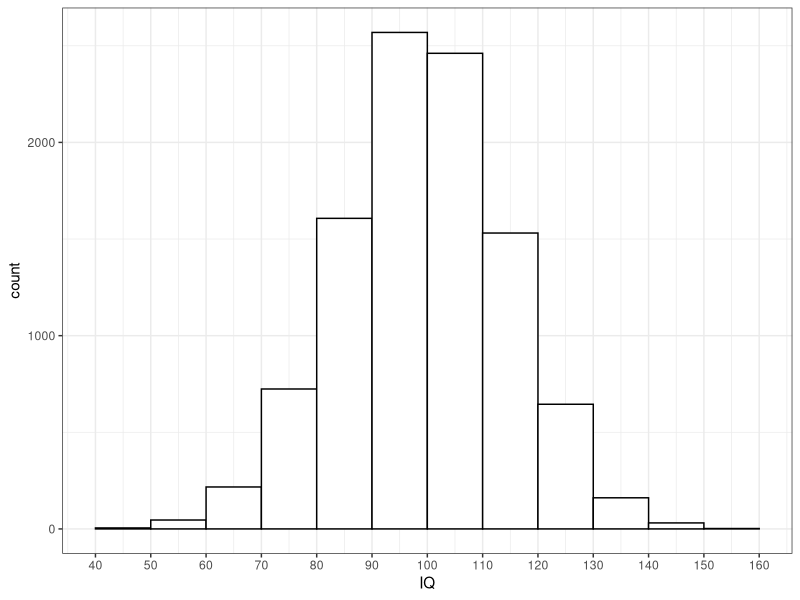
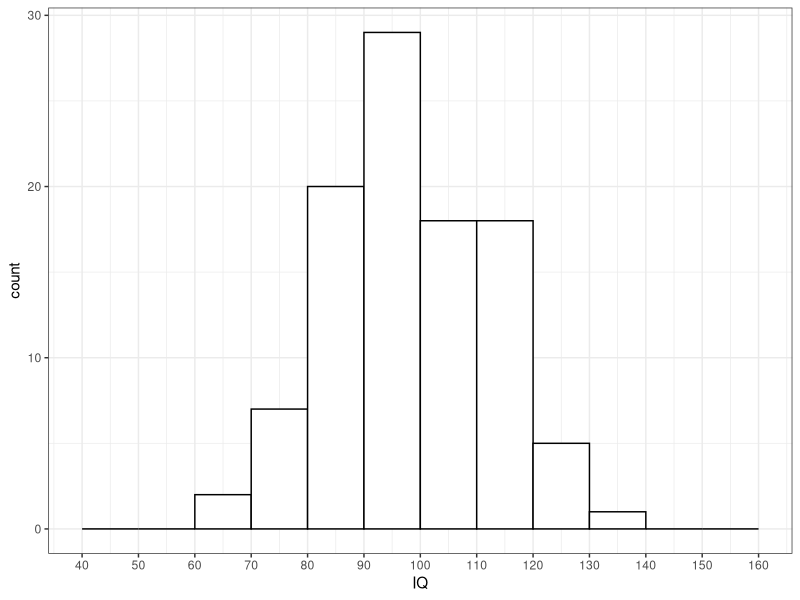
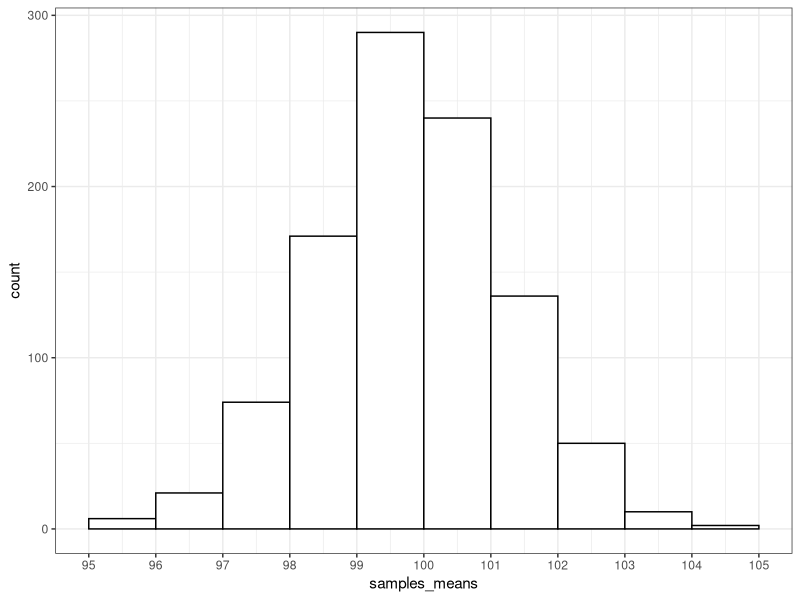
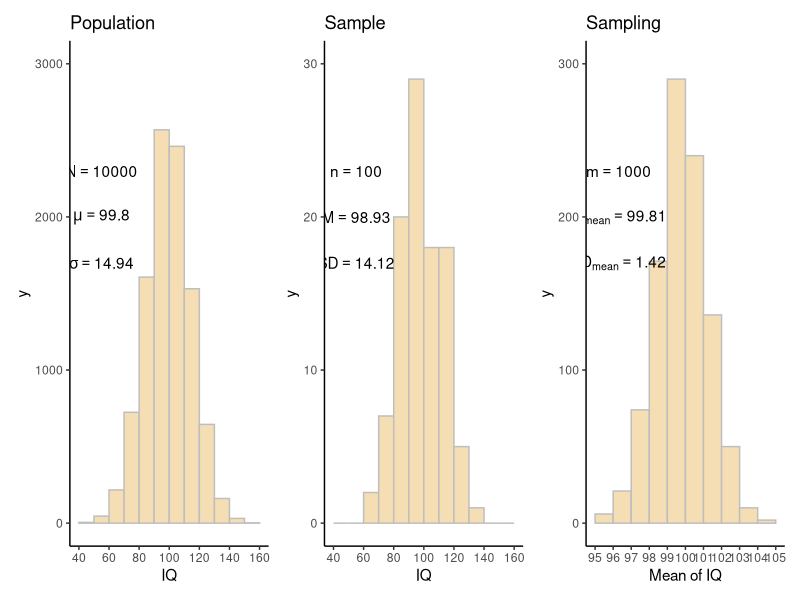
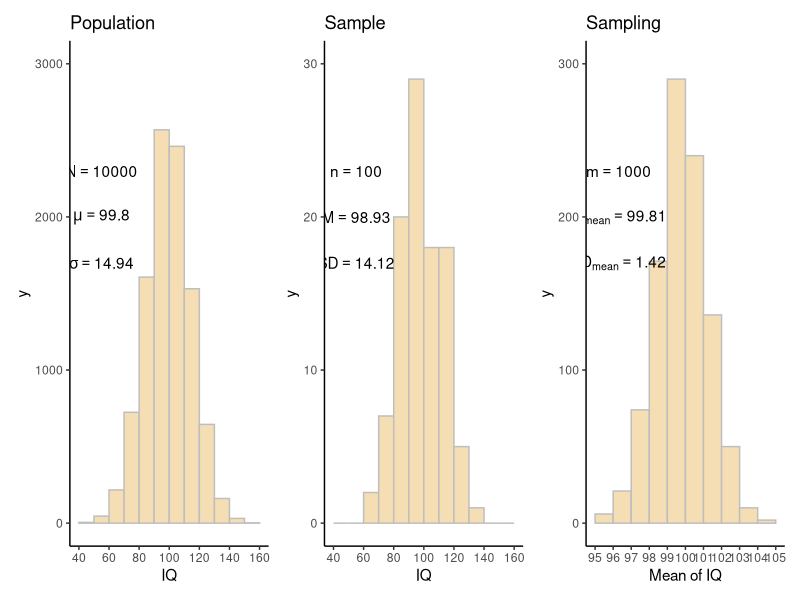

The R script that drew these images, in order:
## ---- chunk 1
# Population，总体
# 总体均值设置为100
mu <- 100
# 总体标准差设置为15
sigma <- 15
# 随机种子值设置为2026
set.seed(202605)
# 将ID与IQ存入数据表中
population10000 <- data.frame(
  # 生成10000个ID（被试编号）
  ID = seq(1:10000), 
  # 生成10000个均值为mu、标注差为delta的IQ分数
  IQ = round(rnorm(10000, mean = mu, sd = sigma), 0)
  )
# 查看数据表
# View(population10000)
# 查看数据表前6行
range(population10000$IQ)
head(population10000)
# 总体的实际均值
mean(population10000$IQ)
# 总体的实际标准差
sqrt(sum((population10000$IQ - mean(population10000$IQ))^2)/10000)
## ---- chunk 2
# 作总体的直方图
# 总体分布是10000个数据点的分布。
library(ggplot2)
ggplot(population10000, aes(x = IQ)) +
  geom_histogram(breaks = seq(40, 160, 10), 
                 fill = "white", 
                 color = "black") +
  scale_x_continuous(breaks = seq(40, 160, 10)) +
  coord_cartesian(xlim = c(40, 160)) +
  theme_bw()
## ---- chunk 3
# 从总体中随机抽取一个样本量为100的样本，抽取其ID
sample1ID <- sample(population10000$ID, 100)
# 根据ID选出sample1的数据
sample1 <- population10000[sample1ID, ]
## ---- chunk 4
# 查看样本
head(sample1)
## ---- chunk 5
# 取值范围
range(sample1$IQ)
# 计算sample1的IQ的均值
sample1_mean <- mean(sample1$IQ)
sample1_mean
# 计算sample1的IQ的标准差
sample1_sd <- sqrt(sum((sample1$IQ - sample1_mean)^2)/100)
sample1_sd
# sample1的无偏标准差(基于sample1估计总体的标准差)
sample1_sd_unbiased <- sqrt(sum((sample1$IQ - sample1_mean)^2)/(100 - 1))
sample1_sd_unbiased
# 使用`sd()`函数计算sample1的无偏标准差（总体标准差的估计值）
sd(sample1$IQ)
## ---- chunk 6
ggplot(sample1, aes(IQ)) +
  geom_histogram(breaks = seq(40, 160, 10),
                 fill = "white", 
                 color = "black") +
  scale_x_continuous(breaks = seq(40, 160, 10)) +
  coord_cartesian(xlim = c(40, 160)) +
  theme_bw()
## ---- chunk 7
# 从总数为10000的样本中累计抽取1000个样本量为100的样本，存入samples
samples <- list()
for (index in 1:1000) samples[[index]] <- population10000[sample.int(10000, 100), ]
# 查看samples
length(samples)
head(samples[[1]])
## ---- chunk 8
# 分别计算1000个样本的均值，一共得到1000个均值，存入samples_means
samples_means <- sapply(samples, function(x) mean(x$IQ))
head(samples_means)
range(samples_means)
head(samples_means)

# 1000个实际样本的均值的均值。
mean(samples_means)
# 1000个实际样本的均值的方差。
sum((samples_means-mean(samples_means))^2)/1000
# 1000个实际样本的均值的标准差。
sqrt(sum((samples_means-mean(samples_means))^2)/1000)
## ---- chunk 9
# 抽样分布。即，1000个样本的均值的分布。
ggplot(data.frame(samples_means), aes(samples_means)) +
  geom_histogram(breaks = seq(95, 105, 1),
                 fill = "white", 
                 color = "black") +
  scale_x_continuous(breaks = seq(95, 105, 1)) +
  theme_bw()
#  + coord_cartesian(xlim = c(40, 160))
## ---- chunk 10
library(patchwork)
plot_pop <- ggplot(population10000, aes(x = IQ)) +
  geom_histogram(breaks = seq(40, 160, 10), 
                 fill = "wheat",
                 color = "grey") +
  scale_x_continuous(breaks = seq(40, 160, 20)) +
  coord_cartesian(xlim = c(40, 160), ylim = c(0, 3000)) +
  labs(title = "Population") +
  annotate(geom = "text", 
           label = c("N == 10000","mu == 99.80","sigma == 14.94"), 
           x = 55, y = c(2300, 2000, 1700), parse = TRUE) +
  theme_classic()
plot_sample <- ggplot(sample1, aes(IQ)) +
  geom_histogram(breaks = seq(40, 160, 10),
                 fill = "wheat",
                 color = "grey") +
  scale_x_continuous(breaks = seq(40, 160, 20)) +
  coord_cartesian(xlim = c(40, 160), ylim = c(0, 30)) +
  labs(title = "Sample") +
  annotate(geom = "text", 
           label = c("n == 100","M == 98.93","SD == 14.12"), 
           x = 55, y = c(23, 20, 17), parse = TRUE) +
  theme_classic()
plot_sampling <- ggplot(data.frame(samples_means), aes(samples_means)) +
  geom_histogram(breaks = seq(95, 105, 1),
                 fill = "wheat",
                 color = "grey") +
  scale_x_continuous(breaks = seq(95, 105, 1)) +
  coord_cartesian(ylim = c(0, 300)) +
  labs(title = "Sampling", x = "Mean of IQ") +
  annotate(geom = "text", 
           label = c("m == 1000","M[mean] == 99.81","SD[mean] == 1.42"), 
           x = 96.3, y = c(230, 200, 170), parse = TRUE) +
  theme_classic()
plot_pop + plot_sample + plot_sampling
ggsave("compare3distributions.png", width = 12, height = 3)
